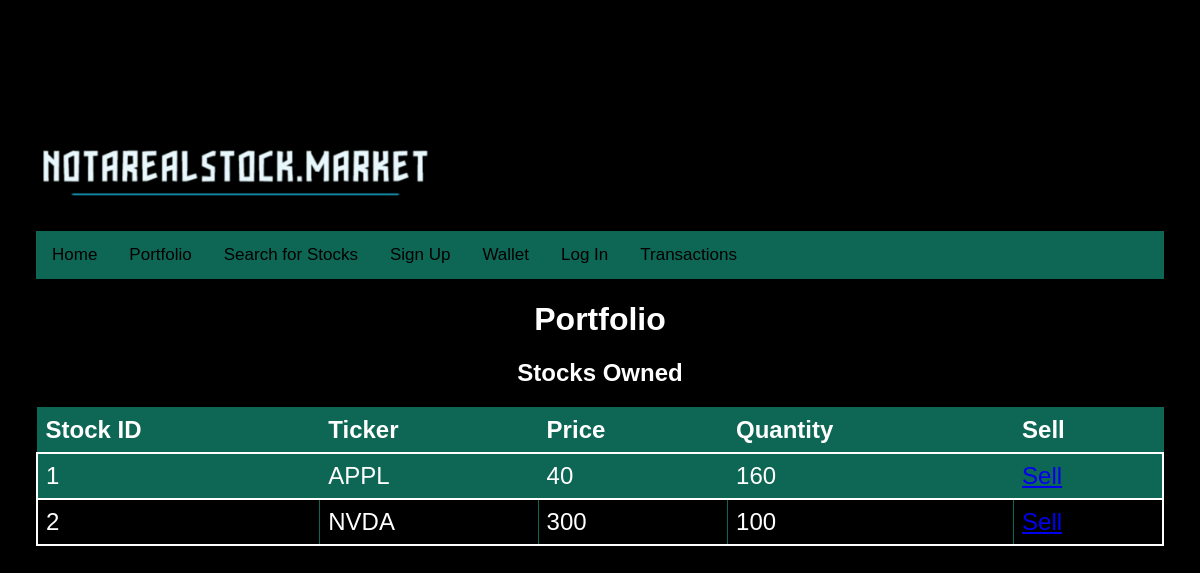
The app's page /portfolio (signed in), older data.
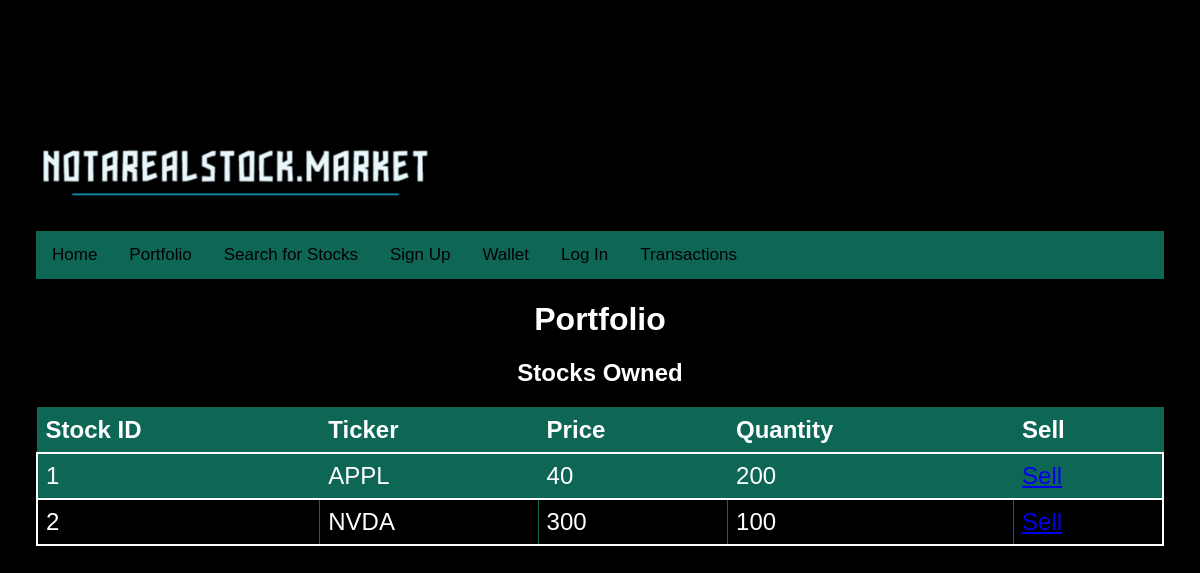
The same page, newer data.
### app.py (models this page shows, shortened)
class Portfolio(db.Model):
    __tablename__ = 'portfolio'
    portfolioid = db.Column(db.Integer, primary_key=True, index=True)
    userid = db.Column(db.Integer, ForeignKey(User.userId))
    stockID = db.Column(db.Integer, ForeignKey(Stock.stockId))
    quantity = db.Column(db.Integer)
    purchasePrice = db.Column(db.Integer)

class Stock(db.Model):
   __tablename__ = 'Stock'
   stockId = db.Column(db.Integer, primary_key=True, index=True)
   ticker = db.Column(db.String(5))
   price = db.Column(db.Float())

### app.py (the view)
@app.route("/portfolio", methods=["GET"])
def portfolio():
   user_id = session.get('user_id')
   if user_id is None:
       return redirect(url_for('login'))
   portfolio = db.session.query(Portfolio, Stock).join(Stock, Portfolio.stockID == Stock.stockId).filter(Portfolio.userid == user_id).all()
   return render_template('portfolio.html', portfolio=portfolio)

### templates/portfolio.html (shortened to what this page needs)
<div style="text-align: left;"><img src="{{ url_for('static', filename='notarealstock.png') }}" width="400"/></div>
<html>
<div class="topnav">
  <a class="active" href="/">Home</a>
  <a href="portfolio">Portfolio</a>
  <a href="searchstock">Search for Stocks</a>
  <a href="signup">Sign Up</a>
  <a href="wallet">Wallet</a>
  <a href="login-signup">Log In</a>
  <a href="transactions">Transactions</a>
</div>
</head>
</head>
<body>
<h1>Portfolio</h1>
<h2>Stocks Owned</h2>
<div id="portfolio">
  <table style="width:100%; background-color:black; font-size:1.5em;">
    <tr style="background-color: #0e6655;;">
      <th>Stock ID</th>
      <th>Ticker</th>
      <th>Price</th>
      <th>Quantity</th>
      <th>Sell</th>
      </tr>
    {% for portfolio, stock in portfolio %}
    <tr style="border:2px solid white;">
      <td>{{ portfolio.stockID }}</td>
      <td>{{ stock.ticker }}</td>
      <td>{{ portfolio.purchasePrice }}</td>
      <td>{{ portfolio.quantity }}</td>
      <td><a href="/sellastock/{{ portfolio.stockID }}">Sell</a></td>
    </tr>
    {% endfor %}
  </table>
</div>
</body>
</html>
<html>
 </body>
 <html>
</body>
</html>
</body>
</html>
<html>
<head>
</head>

Row changes from the older to the newer data that the page shows:
changed Portfolio "APPL": quantity "160" → "200"
